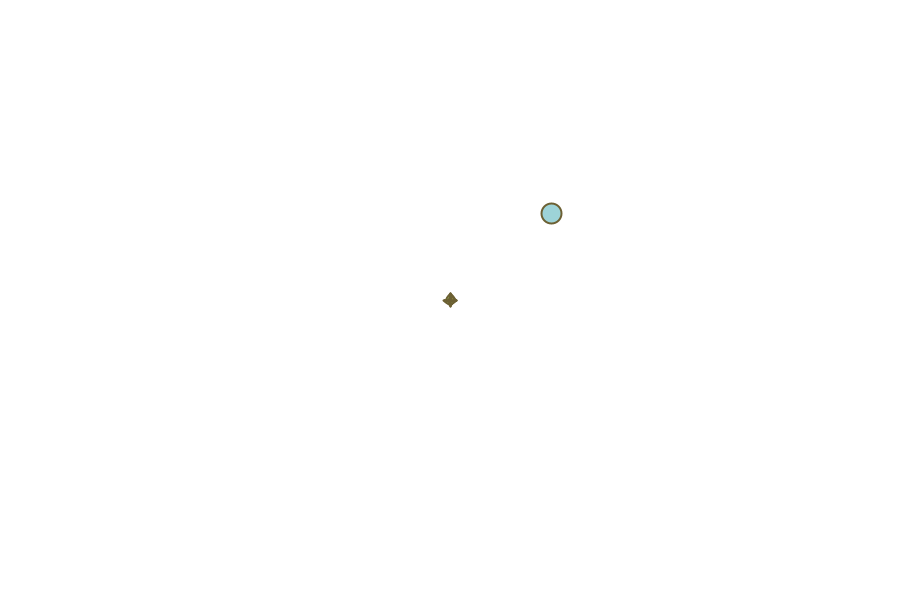
Frame 1 (no input)
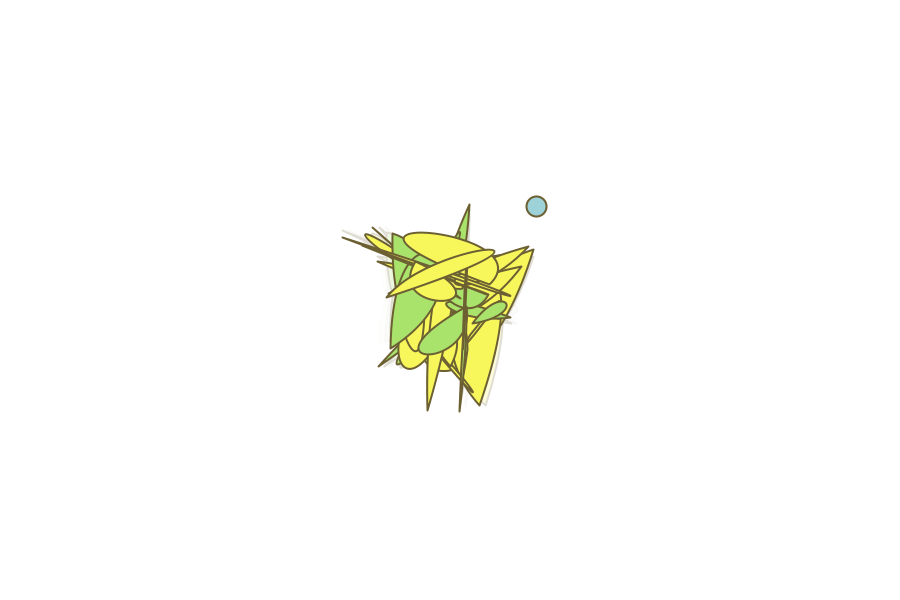
Frame 60 (the mouse pressed at the canvas centre just before this capture)
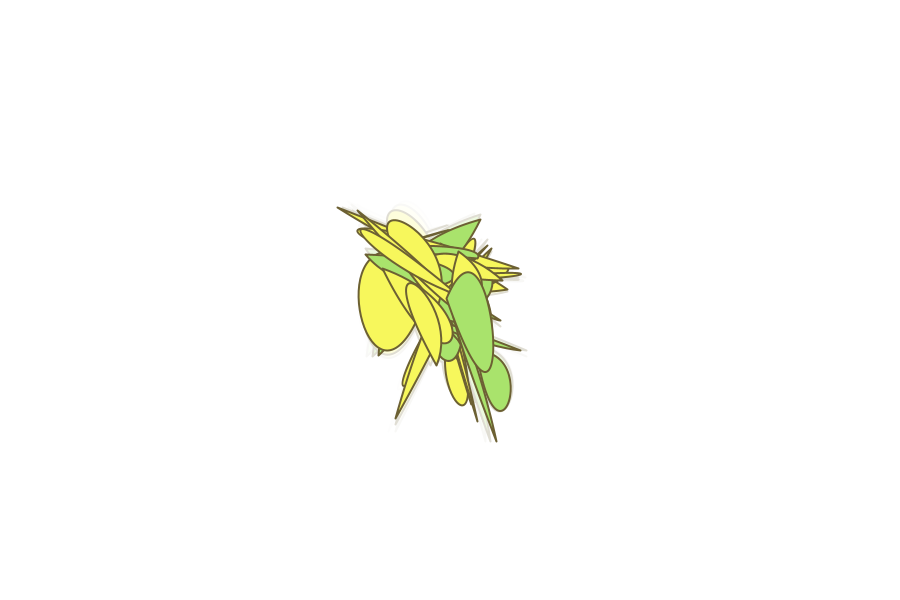
Frame 120 (the mouse held since frame 60 and released just before this capture)

The Processing sketch that drew these frames (run headless with seeded random() and noise(); from frame 60 on, the mouse is pressed at the canvas centre):

// Processing sketch: processing_113785
// ── processing_113785.pde

/* Adapting from Artificial Behavior: Computer Simulation of
Psychological Processes, by Gene D. Steinhauer 

Each "Creature" can walk north, south, east, or west.
Adjusts length of step to create a change of velocity.
Relative position of Reward drives adjustment to velocity.
Two groups: 1. affected by reward and 2. not

- Add a threshold radius around the reward.
- Each time the Creature crosses threshold, 
  increase its affinity using learning curve.
- Reward moves with noise, heads toward center, and 
  relocates when mouse is clicked.

Next steps:  
- Add multiple rewards.
- Make reward have different values.
- Make creatures with different learning rates.
- Giving / withholding reward randomly within threshold.

**********************************/

Creature[] myCreature;
final int CREATURE_COUNT = 40;

Reward myReward;
//final int REWARD_COUNT = 1;

float myRewardX, myRewardY; // to allow Creature to know location of Reward
float myRewardValue; // to allow Creature to be rewarded
color[] palette = { #6C6033, #A9E36C, #F7F75C, #9DD3D8 };

void setup() {
  size(900,600);
//  background(200);
  background( 255 );
  smooth();
  frameRate(16);
  stroke( palette[0] );
  strokeWeight(2);
  curveTightness(10);
  
  myCreature = new Creature[CREATURE_COUNT];
  for (int i = 0; i < CREATURE_COUNT; i++) {
    myCreature[i] = new Creature(i); 
  }
  
  myReward = new Reward(0);

}

void draw() {
//  background( 255 );
  fill( 255, 200 );
  noStroke();
  rect(0,0,width,height);
  
  myReward.display();
  
  myRewardX = myReward.location()[0];
  myRewardY = myReward.location()[1];  
//  println("myReward " + myRewardX + " " + myRewardY);
  myRewardValue = myReward.value();
  
  for (int i = 0; i < CREATURE_COUNT; i++) {
    myCreature[i].display();
  }
  
  
}

void mousePressed() {
  myReward.move();
}
class Creature {
  float xPos, yPos;
  int rotation, oldRotation;
  
  float step;
  float stepNoise;
  final float STEP_NOISE_RATE = 0.02;
  final float BASE_STEP = 6;
  final float STEP_SCALE = 1; // impact of stepNoise on step length
  
  final float LEARN_RATE = 0.02;
  float expectation = 0.0;
  float distance; // to reward
  final float THRESHOLD = 80; // within this distance, reward is granted
  float vector; // angle to Reward in radians  
  float vectorX, vectorY;
  float affinity; // initial impact of reward on step length
  final float MIN_AFFINITY = 2;
  final float MAX_AFFINITY = 4;
  final float CENTERING_BIAS = 0.3; // from 0 to 1
  float xBias, yBias;
  
  int ID;
  
  Creature( int tempID ) {
    ID = tempID;
    xPos = width/2;
    yPos = height/2;
    oldRotation = int(random(4)); // can be 0 to 3
    
    step = BASE_STEP;
    stepNoise = random(10);    
//    println("myReward??? " + myRewardX + " " + myRewardY);
  }
  
  void display() {
//    println("myReward???????? " + myRewardX + " " + myRewardY);
//    stroke( 255 * (ID % 2), 0, 0);
    stroke( palette[0] );
    fill( palette[ (ID%2)+1] );
      
//    println( degrees(vector) );
    
    step = BASE_STEP + 2 * STEP_SCALE * ( noise(stepNoise) - 0.5);
    stepNoise += STEP_NOISE_RATE;
    
    // Here's the reward sensing part...
    
    if (ID % 2 == 1) { // Reds driven to reward
      distance = dist( myRewardX, myRewardY, xPos, yPos);
      if ( distance < THRESHOLD ) {
        // Reward recieved. Increase expectation.
        
        expectation += LEARN_RATE * (myRewardValue - expectation);
//        println( ID + " Expectation " + expectation);
        
        affinity = map( expectation, 0, myRewardValue, MIN_AFFINITY, MAX_AFFINITY);
                
      }
      vectorX = (myRewardX - xPos) / distance;
      vectorY = (myRewardY - yPos) / distance;
      vector = acos( vectorX );
      
      if ( vectorY < 0) {
        vector = TWO_PI - vector;
      }
      
      step += cos(HALF_PI * rotation) * vectorX * affinity;
      step += sin(HALF_PI * rotation) * vectorY * affinity;
    }
    
  
    rotation = ( oldRotation + 2 + int(random(1, 4)) ) % 4;
    // can go in any direction except back where it came from
    
  //  oldx = xPos;
  //  oldy = yPos;
    
    xBias = map( xPos, 0, width, CENTERING_BIAS / 2, -CENTERING_BIAS / 2);
    yBias = map( yPos, 0, height, CENTERING_BIAS / 2, -CENTERING_BIAS / 2);
    
    xPos += ( step * (cos(HALF_PI * rotation) + xBias) );
    yPos += ( step * (sin(HALF_PI * rotation) + yBias) );
    
    if ( xPos <= width && yPos <= height && xPos >= 0 && yPos >= 0) {
//      pushMatrix();
//      translate(xPos, yPos);
//      rotate(HALF_PI * rotation);
//      line(0,0, - step, 0);
//      popMatrix();

      int prevID = (ID + CREATURE_COUNT - 2) % CREATURE_COUNT;
      int nextID = (ID + 2) % CREATURE_COUNT;
      
      curve( myCreature[nextID].xPos, myCreature[nextID].yPos,
        xPos,yPos, xPos,yPos,
        myCreature[prevID].xPos, myCreature[prevID].yPos );
    } else {
      xPos = (width + xPos) % width;
      yPos = (height + yPos) % height;
    }
    
    oldRotation = rotation;
    
//    println(ID + " " + step);
  }
}

class Reward {
  int rewardValue = 100;
  float rewardX, rewardY;
  float xNoise, yNoise;
  final float NOISE_SCALE = 2;
  final float NOISE_RATE = 0.1;
  final float CENTERING_BIAS = 0.15; // from 0 to 1
  
  float xBias, yBias; // nudges toward center
  
  Reward(int tempRewardID) {
    rewardX = random(0.25 * width, 0.75 * width);
    rewardY = random(0.25 * height, 0.75 * height);    
//    println("Reward " + rewardX + " " + rewardY);
    xNoise = random(10);
    yNoise = random(10);
  }
  
  void display() {
    stroke( palette[0] );
//    noStroke();
    fill(palette[3]);
    ellipse(rewardX, rewardY, 20, 20);
    
    xBias = map( rewardX, 0, width, CENTERING_BIAS / 2, -CENTERING_BIAS / 2);
    yBias = map( rewardY, 0, height, CENTERING_BIAS / 2, -CENTERING_BIAS / 2);
    
    rewardX += 2 * NOISE_SCALE * ( noise(xNoise) - 0.5 + xBias);
    rewardY += 2 * NOISE_SCALE * ( noise(yNoise) - 0.5 + yBias);
    
    xNoise += NOISE_SCALE;
    yNoise += NOISE_SCALE;
  }
  
  float[] location() {
    float[] loc = new float[2];
    loc[0] = rewardX;
    loc[1] = rewardY;
//    loc = [rewardX, rewardY];
    return loc;
  }
  
  float value() {
    return rewardValue;
  }
  
  void move() {
    rewardX = mouseX;
    rewardY = mouseY;
  }
}
